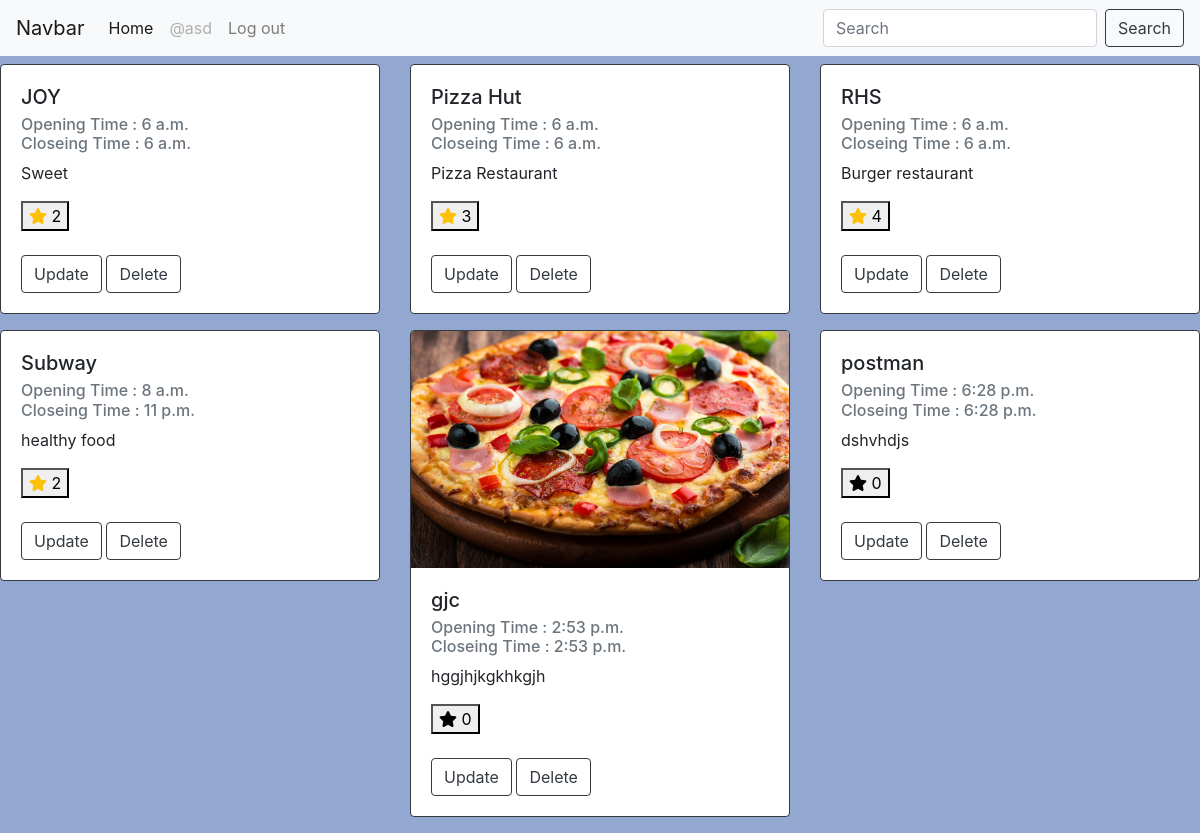
Page /restaurants/ (signed in) on the committed database.
### restaurants/models.py (models this page shows)
class Restaurant(models.Model):
	name = models.CharField(max_length = 30)
	description = models.TextField()
	image = models.ImageField(null=True)
	opening_time = models.TimeField(auto_now_add=True)
	closing_time = models.TimeField(auto_now_add=True)
	publish_date = models.DateField(null=True)
	owner = models.ForeignKey(User, default=1, on_delete=models.CASCADE)

### restaurants/views.py (the view)
# urls.py: path("restaurants/", views.list, name="rest_list"),
def list(request):
	if not request.user.is_authenticated:
		return redirect("login")
	restaurant_list = Restaurant.objects.all()
	restaurant_list = restaurant_list.order_by("name", "publish_date")
	query = request.GET.get("q")
	if query:
		restaurant_list = restaurant_list.filter(name__contains=query)
	fav_rest = []
	favs = request.user.favoriteres_set.all()
	for favorite in favs :
		fav_rest.append(favorite.restaurant)
	context = {
	"Restaurant": restaurant_list,
	"my_fav" : fav_rest,
	}
	return render(request, "Rest.html" , context)

### restaurants/templates/Rest.html (shortened to what this page needs)
{% extends "base.html" %}
{% block form %}
<head>
</head>
<div class="row">
	{% for x in Restaurant %}
		<div class="col-lg-4 col-md-3">
			<div class="card border-dark mb-3">
				{% if x.image %}
				 <img class="card-img-top" src="{{x.image.url}}" alt="Card image cap">
				{% endif %}
			  <div class="card-body">
				<h5 class="card-title">{{x.name}}</h5>
				<h6 class="card-subtitle mb-2 text-muted">Opening Time : {{x.opening_time}} <br>Closeing Time : {{x.closing_time}} </h6>
				<p class="card-text">{{x.description}}</p>
					<button onClick="favorite({{x.id}})">
						<i id="fav-color-{{x.id}}" class="fas fa-star  {% if x in my_fav %}text-warning{% endif %}"  ></i>
						<span id="fav-number-{{x.id}}">{{x.favoriteres_set.count}}</span>
					</button>
					<br>
					<br>
				<a href="#" class="card-link"><a href="{% url 'restaurant_update' rest_id=x.id %}" class="btn btn-outline-dark">Update</a></li></a>
				<a href="{% url 'restaurant_delete' rest_id=x.id %}" class="btn btn-outline-dark">Delete</a></li>
			  </div>
			</div>
		</div>
	{% endfor %}
</div>
{% endblock form %}

### restaurants/templates/base.html (shortened to what this page needs)
<!doctype html>
{% load static %}
<html lang="en">
  <head>
    <link rel="stylesheet" href="https://maxcdn.bootstrapcdn.com/bootstrap/4.0.0/css/bootstrap.min.css">
    <link rel="stylesheet" href="{% static 'style.css' %}">
  </head>
  <body>
<nav class="navbar navbar-expand-lg navbar-light bg-light">
  <a class="navbar-brand" href="#">Navbar</a>
  <div class="collapse navbar-collapse" id="navbarSupportedContent">
    <ul class="navbar-nav mr-auto">
      <li class="nav-item active">
        <a class="nav-link" href="#">Home <span class="sr-only">(current)</span></a>
      </li>
      {% if request.user.is_authenticated %}
      <li class="nav-item">
        <a class="nav-link disabled" href="#">@{{request.user}}</a>
      <li class="nav-item">
        <a class="nav-link" href="{% url 'logout' %}">Log out</a>
      {% endif %}
    </ul>
    <form class="form-inline my-2 my-lg-0" action="{% url 'rest_list' %}" method="GET">
      <input class="form-control mr-sm-2" type="search" placeholder="Search" aria-label="Search" name="q">
      <button class="btn btn-outline-dark my-2 my-sm-0" type="submit">Search</button>
    </form>
  </div>
</nav>
  {% block form %}
  {% endblock form %}
  </body>
</html>

### restaurants/static/style.css (style rules this page uses)
body { background-color: #92a8d1; }

### rows in the picture
Restaurant: name "JOY", opening_time "6 a.m.", closing_time "6 a.m.", description "Sweet", favoriteres_set.count "2"
Restaurant: name "Pizza Hut", opening_time "6 a.m.", closing_time "6 a.m.", description "Pizza Restaurant", favoriteres_set.count "3"
Restaurant: name "RHS", opening_time "6 a.m.", closing_time "6 a.m.", description "Burger restaurant", favoriteres_set.count "4"
Restaurant: name "Subway", opening_time "8 a.m.", closing_time "11 p.m.", description "healthy food", favoriteres_set.count "2"
Restaurant: image (picture), name "gjc", opening_time "2:53 p.m.", closing_time "2:53 p.m.", description "hggjhjkgkhkgjh", favoriteres_set.count "0"
Restaurant: name "postman", opening_time "6:28 p.m.", closing_time "6:28 p.m.", description "dshvhdjs", favoriteres_set.count "0"

### other values in the picture
{{ request.user }} "asd"
